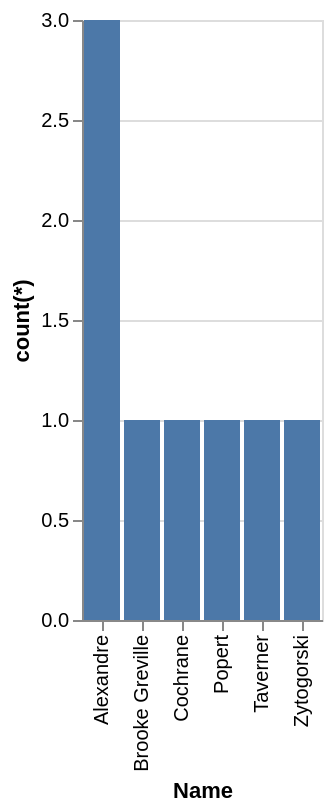

Describe this chart as a Vega-Lite specification.
### Vega-Lite specification from a JSON file in a GitHub repository (floating-point values rounded to 4 significant figures)
{"data": {"values": [{"x_data": "Alexandre", "y_data": 3}, {"x_data": "Brooke Greville", "y_data": 1}, {"x_data": "Cochrane", "y_data": 1}, {"x_data": "Popert", "y_data": 1}, {"x_data": "Taverner", "y_data": 1}, {"x_data": "Zytogorski", "y_data": 1}]}, "mark": "bar", "encoding": {"x": {"field": "x_data", "type": "nominal", "title": "Name", "sort": "ascending"}, "y": {"field": "y_data", "type": "quantitative", "title": "count(*)"}}}
